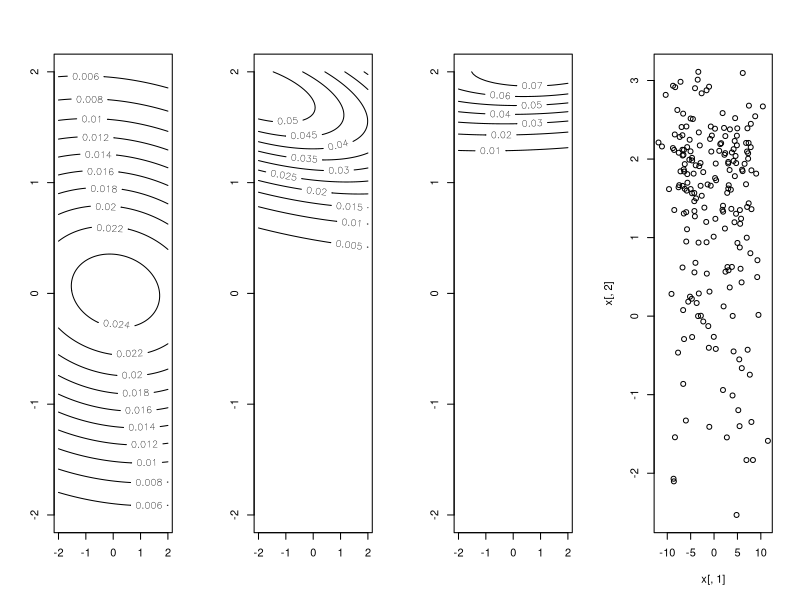

R code for this plot:
#!/usr/bin/RScript

x <- cbind( sample( c(rnorm(100, mean=5, sd=3), rnorm(100, mean=-5,sd=3)) ),
            sample( c(rnorm(130, mean=2, sd=0.5), rnorm(70, mean=0,sd=1)) )
          )  


m <- nrow(x)
n <- ncol(x)

N <- function(x, mu, E) {
    n <- ncol(x)
    (2*pi)^(-n/2) * det(E)^(-1/2) * exp(-(1/2) * (x-mu) %*% solve(E) %*% t(x-mu) )
}

"%-%" <- function(x,y) {
    sweep(x,2,y, FUN="-")
}   
# g - weight for each elemnt in x
# w - weight for current density
mean.reg <- function(x) {
    apply(x, 2, sum)/nrow(x)
}

mean.w <- function(x,g,w) {
    mean.mix <- array(dim=c(1,ncol(x),ncol(g)))
    for(j in 1:ncol(g)) {
        mean.mix[,,j] <- apply(x * g[,j], 2, sum) / (nrow(x)*w[j])
    }
    return(mean.mix)
}

cov.w <- function(x, mean, g, w) {
    m <- nrow(x)
    cov.mix <- array(dim=c(ncol(x),ncol(x),ncol(g)))
    for(j in 1:ncol(g)) {
        s <- 0
        for(i in 1:m) {
            s = s + g[i,j] * (x[i,]-mean[,,j]) %*% t(x[i,]-mean[,,j])
        }
        cov.mix[,,j] <- s/(m*w[j])
    }
    return(cov.mix)
}

k <- 3
g <- matrix(1/k,nrow=m, ncol=k)
w <- matrix(1/k,nrow=1, ncol=k)

mean.whole <- mean.reg(x)
sd.whole <- cbind(sd(x[,1]),sd(x[,2]))

# for each k:
mean.start <- array(dim=c(1,n,k))
cov.start <- array(dim=c(n,n,k))
for(i in 1:n) {
    mean.start[,i,1] <- mean.whole[i] - sd.whole[i]/2
    mean.start[,i,2] <- mean.whole[i]
    mean.start[,i,3] <- mean.whole[i] + sd.whole[i]/2
}

cov.start <- cov.w(x,mean.start,g,w)

calc_g <- function(g, x, mean, cov) {
    m <- nrow(x)
    for(i in 1:m) {
        sum_p = 0 
        x.i <- t(as.matrix(x[i,]))
        den <- matrix(ncol=k)
        for(j in 1:k) {
            den[j] = w[j] * N(x.i,mean[,,j], cov[,,j])
        }
        for(j in 1:k) {
            g[i,j] <- den[j]/sum(den)
        }
    }
    return(g)
}

em <- function(x, mean.start, cov.start, delta.min) {
    mean.calc <- mean.start
    cov.calc <- cov.start
    while(T) {
        g0 <- g
    # Expectation
        g <- calc_g(g, x, mean.calc , cov.calc)
        w <- apply(g,2,sum)/m
    # Maximization
        mean.calc <- mean.w(x,g,w)
        cov.calc <- cov.w(x,mean.calc,g,w)
        delta <- max(g0-g)
#        print(delta)
        if (delta<=delta.min) {
            break
        }
    }
    list(mean = mean.calc, cov = cov.calc)
}


plot_gauss <- function(mean,cov) {
    x1n <- 200
    x2n <- 200
    x1.plot <- seq(-2,2,length.out=x1n)
    x2.plot <- seq(-2,2,length.out=x2n)
    z <- matrix(nrow=x1n,ncol=x2n)
    for(i in 1:x1n) {
        for(j in 1:x2n) {
            z[i,j] <- N(cbind(x1.plot[i],x2.plot[j]), mean, cov)
        }
    }    
    contour(x1.plot,x2.plot,z=z)
}

ret <- em(x,mean.start,cov.start,0.01)
par(mfrow=c(1,4))
for(j in 1:k) {
    plot_gauss(ret$mean[,,j],ret$cov[,,j])
}
plot(x[,1],x[,2])
